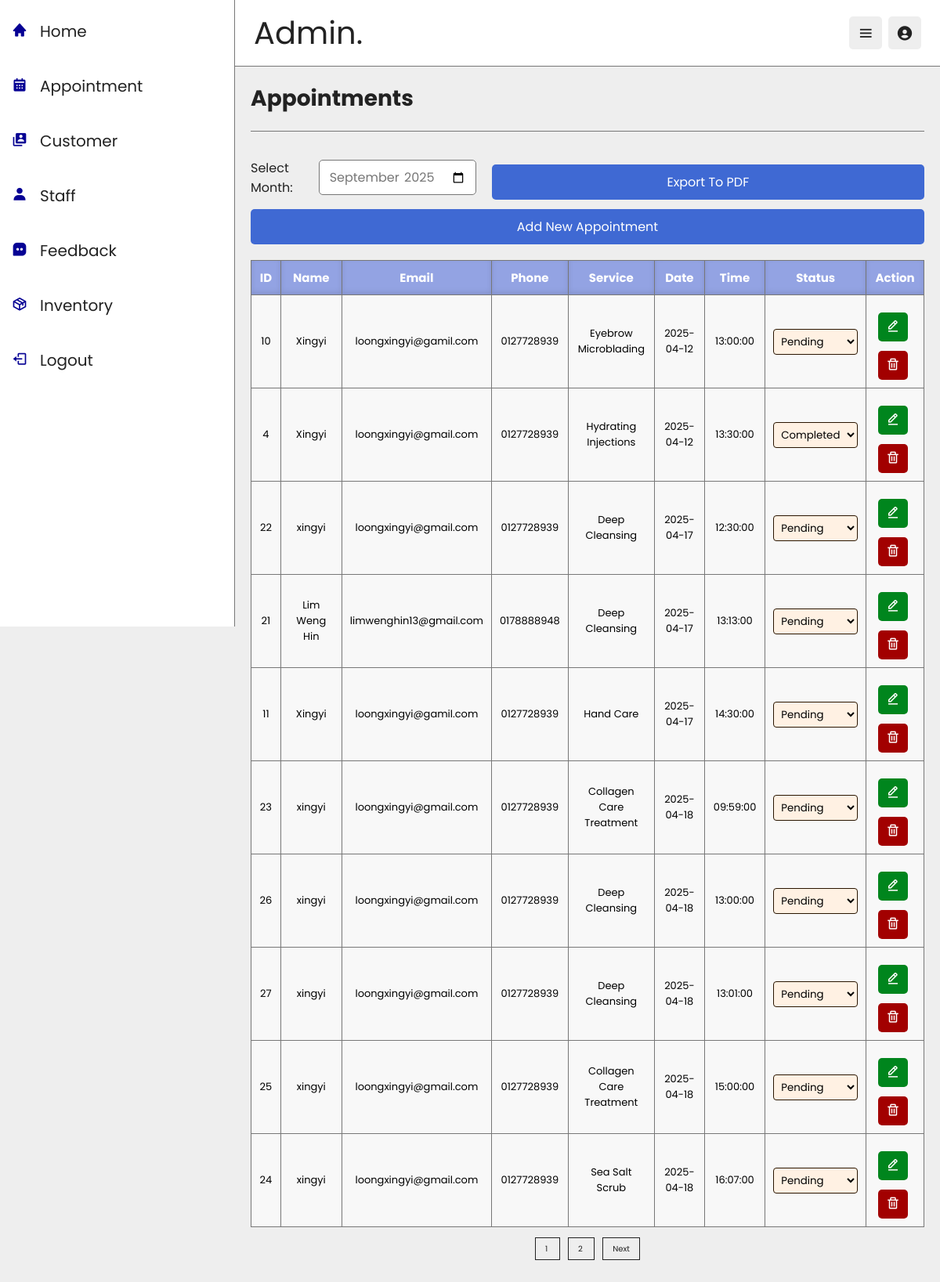
/admin_appointment.php, run on the app's committed database.
### tables this page shows
CREATE TABLE `appointment` (
  `id` int(11) NOT NULL,
  `name` varchar(100) NOT NULL,
  `email` varchar(100) NOT NULL,
  `phone` varchar(20) NOT NULL,
  `service` varchar(100) NOT NULL,
  `date` date NOT NULL,
  `time` time NOT NULL,
  `created_at` timestamp NOT NULL DEFAULT current_timestamp(),
  `status` enum('pending','confirmed','completed','completed') NOT NULL
);

### admin_appointment.php (the view, shortened to what this page needs)
<?php
include 'config.php';
$records_per_page = 10;
$current_page = isset($_GET['page']) ? (int)$_GET['page'] : 1;
$start = ($current_page - 1) * $records_per_page;
$total_records_query = "SELECT COUNT(*) as total FROM appointment";
$total_records_result = $conn->query($total_records_query);
$total_records = $total_records_result->fetch_assoc()['total'];
$total_pages = ceil($total_records / $records_per_page);
$query = "SELECT * FROM appointment ORDER BY date ASC, time ASC LIMIT $start, $records_per_page";
$appointments = $conn->query($query);
?>
<!DOCTYPE html>
<html lang="en">
<head>
    <link rel="stylesheet" href="css/admin_appointment.css">
    <link rel="stylesheet" href="https://unpkg.com/boxicons@2.1.4/css/boxicons.min.css">
</head>
<body>
<header class="header">
    <div class="flex">
        <a href="admin_home.php" class="logo">Admin.</a>
        <div class="icons">
            <div id="menu-btn" class="bx bx-menu"></div>
            <div id="user-btn" class="bx bxs-user-circle"></div>
        </div>
    </div>
</header>
<div class="side-bar">
    <nav class="navbar">
        <a href="admin_home.php"><i class='bx bxs-home'></i><span>Home</span></a>
        <a href="admin_appointment.php"><i class='bx bxs-calendar'></i><span>Appointment</span></a>
        <a href="customer.php"><i class='bx bxs-user-account'></i><span>Customer</span></a>
        <a href="staff.php"><i class='bx bxs-user'></i><span>Staff</span></a>
        <a href="admin_feedback.php"><i class='bx bxs-message-square-dots'></i><span>Feedback</span></a>
        <a href="inventory.php"><i class='bx bx-package'></i><span>Inventory</span></a>
        <a href="home.php" onclick="return confirm('Logout from this website?');"><i class='bx bx-log-out'></i><span>Logout</span></a>
    </nav>
</div>
<section class="dashboard">
    <h1 class="heading">Appointments</h1>
    <div class="add-appointment">
        <form method="GET" style="">
            <label for="month" style="">Select Month:</label>
            <input type="month" id="month" name="month" value="<?= isset($_GET['month']) ? $_GET['month'] : date('Y-m') ?>" required>
            <button type="submit" name="export_pdf" value="1" class="btn" style="margin-left:10px;">Export to PDF</button>
        </form>
        <a href="admin_appointment_form.php" class="btn">Add New Appointment</a>
    </div>
    <div class="appointment-table">
        <table>
            <thead>
                <tr>
                    <th>ID</th>
                    <th>Name</th>
                    <th>Email</th>
                    <th>Phone</th>
                    <th>Service</th>
                    <th>Date</th>
                    <th>Time</th>
                    <th>Status</th>
                    <th>Action</th>
                </tr>
            </thead>
            <tbody>
                <?php if ($appointments->num_rows > 0): ?>
                    <?php while ($row = $appointments->fetch_assoc()): ?>
                        <?php
                        $name = htmlspecialchars($row['name']);
                        $email = htmlspecialchars($row['email']);
                        $phone = htmlspecialchars($row['phone']);
                        $service = htmlspecialchars($row['service']);
                        $date = htmlspecialchars($row['date']);
                        $time = htmlspecialchars($row['time']);
                        $status = ucfirst(htmlspecialchars($row['status']));
                        $appointment_id = htmlspecialchars($row['id']);
                        ?>
                        <tr>
                            <td><?= $appointment_id ?></td>
                            <td><?= $name ?></td>
                            <td><?= $email ?></td>
                            <td><?= $phone ?></td>
                            <td><?= $service ?></td>
                            <td><?= $date ?></td>
                            <td><?= $time ?></td>
                            <td>
                                <select class="status-dropdown" data-id="<?= $appointment_id ?>" onchange="updateStatus(this)">
                                    <option value="pending" <?= ($status === 'Pending' ? 'selected' : '') ?>>Pending</option>
                                    <option value="completed" <?= ($status === 'Completed' ? 'selected' : '') ?>>Completed</option>
                                </select>
                            </td>
                            <td>
                                <a href="admin_appointment_form.php?id=<?= $appointment_id ?>" class="option-btn">
                                    <i class='bx bx-edit-alt'></i>
                                </a>
                                <a href="delete_appointment.php?id=<?= $appointment_id ?>" class="delete-btn" onclick="return confirm('Are you sure you want to delete this appointment?')">
                                    <i class='bx bx-trash'></i>
                                </a>
                            </td>
                        </tr>
                    <?php endwhile; ?>
                <?php else: ?>
                    <tr><td colspan="9">No appointments found</td></tr>
                <?php endif; ?>
            </tbody>
        </table>
    </div>
    <div class="pagination">
        <?php for ($i = 1; $i <= $total_pages; $i++): ?>
            <a href="?page=<?= $i ?>" <?= ($i == $current_page) ? 'class="active"' : '' ?>>
                <?= $i ?>
            </a>
        <?php endfor; ?>
        <?php if ($current_page < $total_pages): ?>
            <a href="?page=<?= $current_page + 1 ?>">Next</a>
        <?php endif; ?>
    </div>
</section>
</body>
</html>

### data on the page
appointment: id "10", name "Xingyi", email "loongxingyi@gamil.com", phone "0127728939", service "Eyebrow Microblading", date "2025-04-12", time "13:00:00", id "Pending"
appointment: id "4", name "Xingyi", email "loongxingyi@gmail.com", phone "0127728939", service "Hydrating Injections", date "2025-04-12", time "13:30:00", status+id "Completed"
appointment: id "22", name "xingyi", email "loongxingyi@gmail.com", phone "0127728939", service "Deep Cleansing", date "2025-04-17", time "12:30:00", status+id "Pending"
appointment: id "21", name "Lim Weng Hin", email "limwenghin13@gmail.com", phone "0178888948", service "Deep Cleansing", date "2025-04-17", time "13:13:00", status+id "Pending"
appointment: id "11", name "Xingyi", email "loongxingyi@gamil.com", phone "0127728939", service "Hand Care", date "2025-04-17", time "14:30:00", status+id "Pending"
appointment: id "23", name "xingyi", email "loongxingyi@gmail.com", phone "0127728939", service "Collagen Care Treatment", date "2025-04-18", time "09:59:00", status+id "Pending"
appointment: id "26", name "xingyi", email "loongxingyi@gmail.com", phone "0127728939", service "Deep Cleansing", date "2025-04-18", time "13:00:00", status+id "Pending"
appointment: id "27", name "xingyi", email "loongxingyi@gmail.com", phone "0127728939", service "Deep Cleansing", date "2025-04-18", time "13:01:00", status+id "Pending"
appointment: id "25", name "xingyi", email "loongxingyi@gmail.com", phone "0127728939", service "Collagen Care Treatment", date "2025-04-18", time "15:00:00", status+id "Pending"
appointment: id "24", name "xingyi", email "loongxingyi@gmail.com", phone "0127728939", service "Sea Salt Scrub", date "2025-04-18", time "16:07:00", status+id "Pending"
